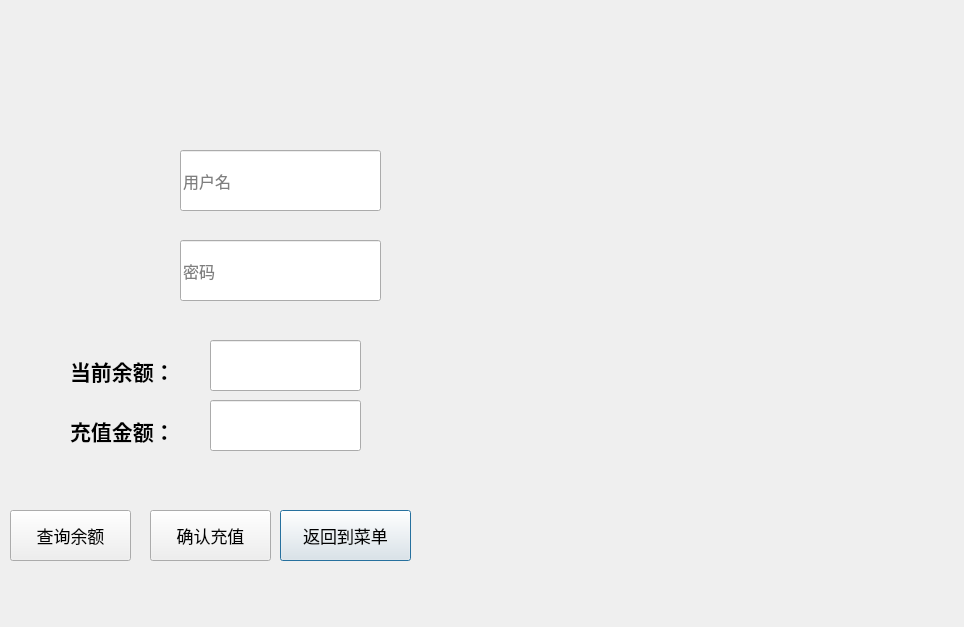
<?xml version="1.0" encoding="UTF-8"?>
<ui version="4.0">
 <class>chaxun</class>
 <widget class="QDialog" name="chaxun">
  <property name="geometry">
   <rect>
    <x>0</x>
    <y>0</y>
    <width>964</width>
    <height>627</height>
   </rect>
  </property>
  <property name="windowTitle">
   <string>Dialog</string>
  </property>
  <property name="styleSheet">
   <string notr="true"/>
  </property>
  <widget class="QLineEdit" name="password">
   <property name="geometry">
    <rect>
     <x>180</x>
     <y>240</y>
     <width>201</width>
     <height>61</height>
    </rect>
   </property>
   <property name="font">
    <font>
     <family>微软雅黑</family>
     <pointsize>12</pointsize>
     <weight>50</weight>
     <bold>false</bold>
    </font>
   </property>
   <property name="placeholderText">
    <string>密码</string>
   </property>
  </widget>
  <widget class="QLineEdit" name="name">
   <property name="geometry">
    <rect>
     <x>180</x>
     <y>150</y>
     <width>201</width>
     <height>61</height>
    </rect>
   </property>
   <property name="font">
    <font>
     <family>微软雅黑</family>
     <pointsize>12</pointsize>
    </font>
   </property>
   <property name="placeholderText">
    <string>用户名</string>
   </property>
  </widget>
  <widget class="QPushButton" name="fanhui">
   <property name="geometry">
    <rect>
     <x>280</x>
     <y>510</y>
     <width>131</width>
     <height>51</height>
    </rect>
   </property>
   <property name="font">
    <font>
     <family>微软雅黑</family>
     <pointsize>13</pointsize>
    </font>
   </property>
   <property name="text">
    <string>返回到菜单</string>
   </property>
  </widget>
  <widget class="QPushButton" name="chaxun_2">
   <property name="geometry">
    <rect>
     <x>10</x>
     <y>510</y>
     <width>121</width>
     <height>51</height>
    </rect>
   </property>
   <property name="font">
    <font>
     <family>微软雅黑</family>
     <pointsize>13</pointsize>
     <weight>50</weight>
     <bold>false</bold>
    </font>
   </property>
   <property name="text">
    <string>查询余额</string>
   </property>
  </widget>
  <widget class="QLabel" name="label">
   <property name="geometry">
    <rect>
     <x>70</x>
     <y>350</y>
     <width>171</width>
     <height>41</height>
    </rect>
   </property>
   <property name="font">
    <font>
     <family>微软雅黑</family>
     <pointsize>16</pointsize>
     <weight>75</weight>
     <bold>true</bold>
    </font>
   </property>
   <property name="text">
    <string>当前余额：</string>
   </property>
  </widget>
  <widget class="QLineEdit" name="yue_2">
   <property name="geometry">
    <rect>
     <x>210</x>
     <y>340</y>
     <width>151</width>
     <height>51</height>
    </rect>
   </property>
   <property name="placeholderText">
    <string/>
   </property>
  </widget>
  <widget class="QLabel" name="xianshi">
   <property name="geometry">
    <rect>
     <x>20</x>
     <y>40</y>
     <width>401</width>
     <height>91</height>
    </rect>
   </property>
   <property name="text">
    <string/>
   </property>
  </widget>
  <widget class="QLabel" name="label_2">
   <property name="geometry">
    <rect>
     <x>440</x>
     <y>0</y>
     <width>521</width>
     <height>631</height>
    </rect>
   </property>
   <property name="text">
    <string/>
   </property>
   <property name="pixmap">
    <pixmap resource="image.qrc">:/image/4.png</pixmap>
   </property>
   <property name="scaledContents">
    <bool>true</bool>
   </property>
  </widget>
  <widget class="QPushButton" name="chongzhi">
   <property name="geometry">
    <rect>
     <x>150</x>
     <y>510</y>
     <width>121</width>
     <height>51</height>
    </rect>
   </property>
   <property name="font">
    <font>
     <family>微软雅黑</family>
     <pointsize>13</pointsize>
     <weight>50</weight>
     <bold>false</bold>
    </font>
   </property>
   <property name="text">
    <string>确认充值</string>
   </property>
  </widget>
  <widget class="QLabel" name="label_3">
   <property name="geometry">
    <rect>
     <x>70</x>
     <y>410</y>
     <width>171</width>
     <height>41</height>
    </rect>
   </property>
   <property name="font">
    <font>
     <family>微软雅黑</family>
     <pointsize>16</pointsize>
     <weight>75</weight>
     <bold>true</bold>
    </font>
   </property>
   <property name="text">
    <string>充值金额：</string>
   </property>
  </widget>
  <widget class="QLineEdit" name="jine">
   <property name="geometry">
    <rect>
     <x>210</x>
     <y>400</y>
     <width>151</width>
     <height>51</height>
    </rect>
   </property>
   <property name="placeholderText">
    <string/>
   </property>
  </widget>
 </widget>
 <resources>
  <include location="image.qrc"/>
 </resources>
 <connections/>
</ui>
